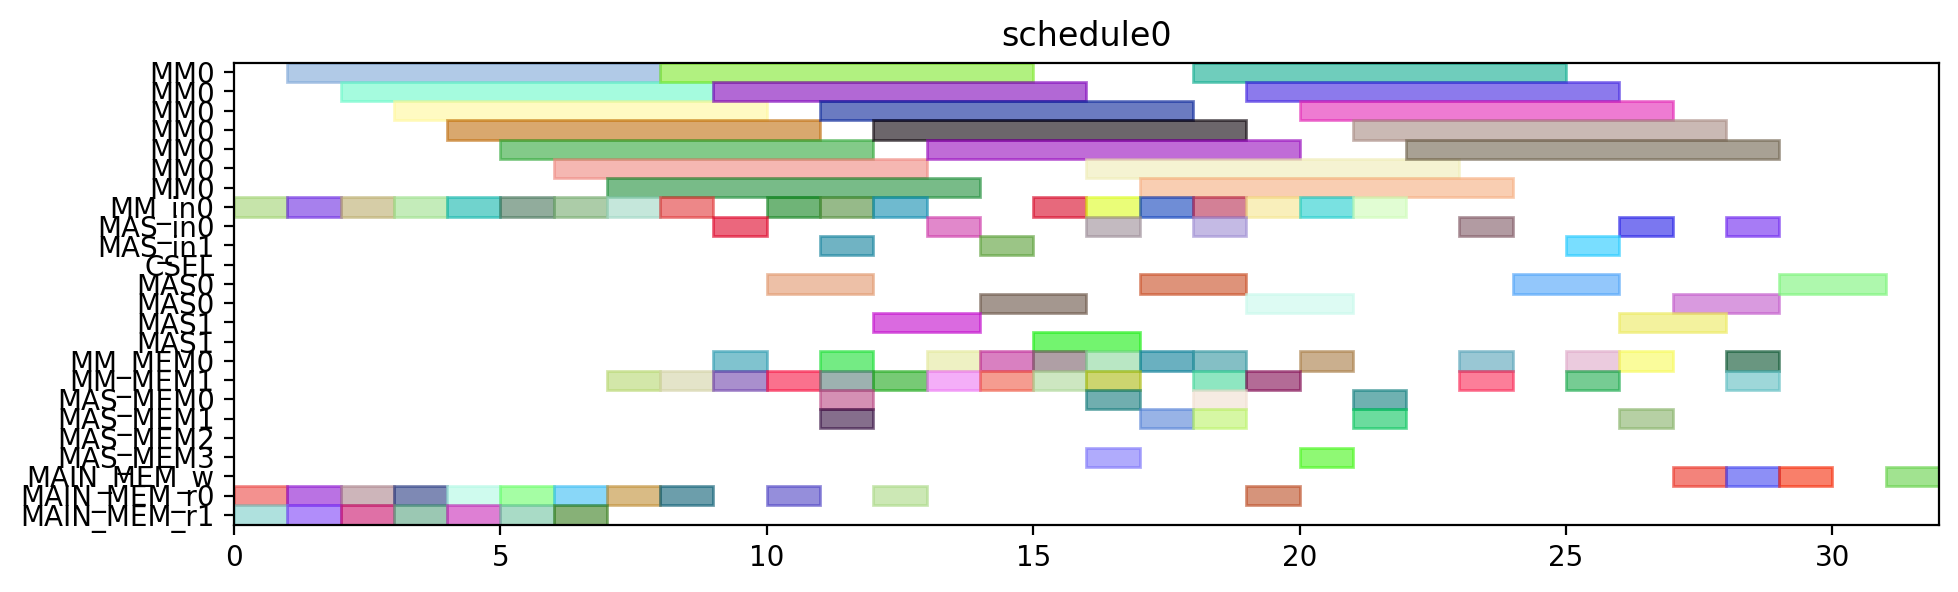

Here is the Python script that generated this plot:
from pyschedule import Scenario, solvers, plotters, alt


def solve():
	horizon = 120
	S = Scenario("schedule0", horizon=horizon)

	# resource
	MM = S.Resources('MM', num=1, size=7)
	MM_in = S.Resources('MM_in', num=1)
	MAS_in = S.Resources('MAS_in', num=2)
	CSEL = S.Resource('CSEL')
	MAS = S.Resources('MAS', num=2, size=2, periods=range(1, horizon))
	MM_MEM = S.Resources('MM_MEM', num=2)
	MAS_MEM = S.Resources('MAS_MEM', num=4)
	MAIN_MEM_w = S.Resource('MAIN_MEM_w', size=1)
	MAIN_MEM_r = S.Resources('MAIN_MEM_r', num=2)

	# result of previous scheduling

	# new tasks
	T1 = S.Task('T1', length=7, delay_cost=1)
	T1 += alt(MM)
	T1_in = S.Task('T1_in', length=1, delay_cost=1)
	T1_in += alt(MM_in)
	S += T1_in*MM_in[0]<=T1*MM[0]
	T1_mem0 = S.Task('T1_mem0', length=1, delay_cost=1)
	T1_mem0 += MAIN_MEM_r[0]
	S += T1_mem0 <= T1

	T1_mem1 = S.Task('T1_mem1', length=1, delay_cost=1)
	T1_mem1 += MAIN_MEM_r[1]
	S += T1_mem1 <= T1

	T2 = S.Task('T2', length=7, delay_cost=1)
	T2 += alt(MM)
	T2_in = S.Task('T2_in', length=1, delay_cost=1)
	T2_in += alt(MM_in)
	S += T2_in*MM_in[0]<=T2*MM[0]
	T2_mem0 = S.Task('T2_mem0', length=1, delay_cost=1)
	T2_mem0 += MAIN_MEM_r[0]
	S += T2_mem0 <= T2

	T2_mem1 = S.Task('T2_mem1', length=1, delay_cost=1)
	T2_mem1 += MAIN_MEM_r[1]
	S += T2_mem1 <= T2

	T3 = S.Task('T3', length=7, delay_cost=1)
	T3 += alt(MM)
	T3_in = S.Task('T3_in', length=1, delay_cost=1)
	T3_in += alt(MM_in)
	S += T3_in*MM_in[0]<=T3*MM[0]
	T3_mem0 = S.Task('T3_mem0', length=1, delay_cost=1)
	T3_mem0 += MAIN_MEM_r[0]
	S += T3_mem0 <= T3

	T3_mem1 = S.Task('T3_mem1', length=1, delay_cost=1)
	T3_mem1 += MAIN_MEM_r[1]
	S += T3_mem1 <= T3

	T4 = S.Task('T4', length=7, delay_cost=1)
	T4 += alt(MM)
	T4_in = S.Task('T4_in', length=1, delay_cost=1)
	T4_in += alt(MM_in)
	S += T4_in*MM_in[0]<=T4*MM[0]
	T4_mem0 = S.Task('T4_mem0', length=1, delay_cost=1)
	T4_mem0 += MAIN_MEM_r[0]
	S += T4_mem0 <= T4

	T4_mem1 = S.Task('T4_mem1', length=1, delay_cost=1)
	T4_mem1 += MAIN_MEM_r[1]
	S += T4_mem1 <= T4

	T5 = S.Task('T5', length=7, delay_cost=1)
	T5 += alt(MM)
	T5_in = S.Task('T5_in', length=1, delay_cost=1)
	T5_in += alt(MM_in)
	S += T5_in*MM_in[0]<=T5*MM[0]
	T5_mem0 = S.Task('T5_mem0', length=1, delay_cost=1)
	T5_mem0 += MAIN_MEM_r[0]
	S += T5_mem0 <= T5

	T5_mem1 = S.Task('T5_mem1', length=1, delay_cost=1)
	T5_mem1 += MAIN_MEM_r[1]
	S += T5_mem1 <= T5

	T6 = S.Task('T6', length=7, delay_cost=1)
	T6 += alt(MM)
	T6_in = S.Task('T6_in', length=1, delay_cost=1)
	T6_in += alt(MM_in)
	S += T6_in*MM_in[0]<=T6*MM[0]
	T6_mem0 = S.Task('T6_mem0', length=1, delay_cost=1)
	T6_mem0 += MAIN_MEM_r[0]
	S += T6_mem0 <= T6

	T6_mem1 = S.Task('T6_mem1', length=1, delay_cost=1)
	T6_mem1 += MAIN_MEM_r[1]
	S += T6_mem1 <= T6

	T7 = S.Task('T7', length=7, delay_cost=1)
	T7 += alt(MM)
	T7_in = S.Task('T7_in', length=1, delay_cost=1)
	T7_in += alt(MM_in)
	S += T7_in*MM_in[0]<=T7*MM[0]
	T7_mem0 = S.Task('T7_mem0', length=1, delay_cost=1)
	T7_mem0 += MAIN_MEM_r[0]
	S += T7_mem0 <= T7

	T7_mem1 = S.Task('T7_mem1', length=1, delay_cost=1)
	T7_mem1 += MAIN_MEM_r[1]
	S += T7_mem1 <= T7

	T8 = S.Task('T8', length=7, delay_cost=1)
	T8 += alt(MM)
	T8_in = S.Task('T8_in', length=1, delay_cost=1)
	T8_in += alt(MM_in)
	S += T8_in*MM_in[0]<=T8*MM[0]
	T8_mem0 = S.Task('T8_mem0', length=1, delay_cost=1)
	T8_mem0 += MAIN_MEM_r[0]
	S += T8_mem0 <= T8

	T8_mem1 = S.Task('T8_mem1', length=1, delay_cost=1)
	T8_mem1 += alt(MM_MEM)
	S += (T1*MM[0])-1 < T8_mem1*MM_MEM[1]
	S += T8_mem1 <= T8

	T9 = S.Task('T9', length=7, delay_cost=1)
	T9 += alt(MM)
	T9_in = S.Task('T9_in', length=1, delay_cost=1)
	T9_in += alt(MM_in)
	S += T9_in*MM_in[0]<=T9*MM[0]
	T9_mem0 = S.Task('T9_mem0', length=1, delay_cost=1)
	T9_mem0 += MAIN_MEM_r[0]
	S += T9_mem0 <= T9

	T9_mem1 = S.Task('T9_mem1', length=1, delay_cost=1)
	T9_mem1 += alt(MM_MEM)
	S += (T1*MM[0])-1 < T9_mem1*MM_MEM[1]
	S += T9_mem1 <= T9

	T10 = S.Task('T10', length=7, delay_cost=1)
	T10 += alt(MM)
	T10_in = S.Task('T10_in', length=1, delay_cost=1)
	T10_in += alt(MM_in)
	S += T10_in*MM_in[0]<=T10*MM[0]
	T10_mem0 = S.Task('T10_mem0', length=1, delay_cost=1)
	T10_mem0 += MAIN_MEM_r[0]
	S += T10_mem0 <= T10

	T10_mem1 = S.Task('T10_mem1', length=1, delay_cost=1)
	T10_mem1 += alt(MM_MEM)
	S += (T3*MM[0])-1 < T10_mem1*MM_MEM[1]
	S += T10_mem1 <= T10

	T11 = S.Task('T11', length=7, delay_cost=1)
	T11 += alt(MM)
	T11_in = S.Task('T11_in', length=1, delay_cost=1)
	T11_in += alt(MM_in)
	S += T11_in*MM_in[0]<=T11*MM[0]
	T11_mem0 = S.Task('T11_mem0', length=1, delay_cost=1)
	T11_mem0 += MAIN_MEM_r[0]
	S += T11_mem0 <= T11

	T11_mem1 = S.Task('T11_mem1', length=1, delay_cost=1)
	T11_mem1 += alt(MM_MEM)
	S += (T3*MM[0])-1 < T11_mem1*MM_MEM[1]
	S += T11_mem1 <= T11

	T12 = S.Task('T12', length=2, delay_cost=1)
	T12 += alt(MAS)
	T12_in = S.Task('T12_in', length=1, delay_cost=1)
	T12_in += alt(MAS_in)
	S += T12_in*MAS_in[0]<=T12*MAS[0]

	S += T12_in*MAS_in[1]<=T12*MAS[1]

	T12_mem0 = S.Task('T12_mem0', length=1, delay_cost=1)
	T12_mem0 += alt(MM_MEM)
	S += (T4*MM[0])-1 < T12_mem0*MM_MEM[0]
	S += T12_mem0 <= T12

	T12_mem1 = S.Task('T12_mem1', length=1, delay_cost=1)
	T12_mem1 += alt(MM_MEM)
	S += (T2*MM[0])-1 < T12_mem1*MM_MEM[1]
	S += T12_mem1 <= T12

	T13 = S.Task('T13', length=2, delay_cost=1)
	T13 += alt(MAS)
	T13_in = S.Task('T13_in', length=1, delay_cost=1)
	T13_in += alt(MAS_in)
	S += T13_in*MAS_in[0]<=T13*MAS[0]

	S += T13_in*MAS_in[1]<=T13*MAS[1]

	T13_mem0 = S.Task('T13_mem0', length=1, delay_cost=1)
	T13_mem0 += alt(MM_MEM)
	S += (T4*MM[0])-1 < T13_mem0*MM_MEM[0]
	S += T13_mem0 <= T13

	T13_mem1 = S.Task('T13_mem1', length=1, delay_cost=1)
	T13_mem1 += alt(MM_MEM)
	S += (T2*MM[0])-1 < T13_mem1*MM_MEM[1]
	S += T13_mem1 <= T13

	T15 = S.Task('T15', length=2, delay_cost=1)
	T15 += alt(MAS)
	T15_in = S.Task('T15_in', length=1, delay_cost=1)
	T15_in += alt(MAS_in)
	S += T15_in*MAS_in[0]<=T15*MAS[0]

	S += T15_in*MAS_in[1]<=T15*MAS[1]

	T15_mem0 = S.Task('T15_mem0', length=1, delay_cost=1)
	T15_mem0 += alt(MM_MEM)
	S += (T7*MM[0])-1 < T15_mem0*MM_MEM[0]
	S += T15_mem0 <= T15

	T15_mem1 = S.Task('T15_mem1', length=1, delay_cost=1)
	T15_mem1 += alt(MM_MEM)
	S += (T7*MM[0])-1 < T15_mem1*MM_MEM[1]
	S += T15_mem1 <= T15

	T14 = S.Task('T14', length=7, delay_cost=1)
	T14 += alt(MM)
	T14_in = S.Task('T14_in', length=1, delay_cost=1)
	T14_in += alt(MM_in)
	S += T14_in*MM_in[0]<=T14*MM[0]
	T14_mem0 = S.Task('T14_mem0', length=1, delay_cost=1)
	T14_mem0 += alt(MAS_MEM)
	S += (T13*MAS[0])-1 < T14_mem0*MAS_MEM[0]
	S += (T13*MAS[1])-1 < T14_mem0*MAS_MEM[2]
	S += T14_mem0 <= T14

	T14_mem1 = S.Task('T14_mem1', length=1, delay_cost=1)
	T14_mem1 += alt(MAS_MEM)
	S += (T13*MAS[0])-1 < T14_mem1*MAS_MEM[1]
	S += (T13*MAS[1])-1 < T14_mem1*MAS_MEM[3]
	S += T14_mem1 <= T14

	T16 = S.Task('T16', length=7, delay_cost=1)
	T16 += alt(MM)
	T16_in = S.Task('T16_in', length=1, delay_cost=1)
	T16_in += alt(MM_in)
	S += T16_in*MM_in[0]<=T16*MM[0]
	T16_mem0 = S.Task('T16_mem0', length=1, delay_cost=1)
	T16_mem0 += alt(MM_MEM)
	S += (T1*MM[0])-1 < T16_mem0*MM_MEM[0]
	S += T16_mem0 <= T16

	T16_mem1 = S.Task('T16_mem1', length=1, delay_cost=1)
	T16_mem1 += alt(MM_MEM)
	S += (T8*MM[0])-1 < T16_mem1*MM_MEM[1]
	S += T16_mem1 <= T16

	T17 = S.Task('T17', length=7, delay_cost=1)
	T17 += alt(MM)
	T17_in = S.Task('T17_in', length=1, delay_cost=1)
	T17_in += alt(MM_in)
	S += T17_in*MM_in[0]<=T17*MM[0]
	T17_mem0 = S.Task('T17_mem0', length=1, delay_cost=1)
	T17_mem0 += alt(MM_MEM)
	S += (T8*MM[0])-1 < T17_mem0*MM_MEM[0]
	S += T17_mem0 <= T17

	T17_mem1 = S.Task('T17_mem1', length=1, delay_cost=1)
	T17_mem1 += alt(MAS_MEM)
	S += (T15*MAS[0])-1 < T17_mem1*MAS_MEM[1]
	S += (T15*MAS[1])-1 < T17_mem1*MAS_MEM[3]
	S += T17_mem1 <= T17

	T18 = S.Task('T18', length=2, delay_cost=1)
	T18 += alt(MAS)
	T18_in = S.Task('T18_in', length=1, delay_cost=1)
	T18_in += alt(MAS_in)
	S += T18_in*MAS_in[0]<=T18*MAS[0]

	S += T18_in*MAS_in[1]<=T18*MAS[1]

	T18_mem0 = S.Task('T18_mem0', length=1, delay_cost=1)
	T18_mem0 += alt(MM_MEM)
	S += (T5*MM[0])-1 < T18_mem0*MM_MEM[0]
	S += T18_mem0 <= T18

	T18_mem1 = S.Task('T18_mem1', length=1, delay_cost=1)
	T18_mem1 += alt(MM_MEM)
	S += (T9*MM[0])-1 < T18_mem1*MM_MEM[1]
	S += T18_mem1 <= T18

	T19 = S.Task('T19', length=2, delay_cost=1)
	T19 += alt(MAS)
	T19_in = S.Task('T19_in', length=1, delay_cost=1)
	T19_in += alt(MAS_in)
	S += T19_in*MAS_in[0]<=T19*MAS[0]

	S += T19_in*MAS_in[1]<=T19*MAS[1]

	T19_mem0 = S.Task('T19_mem0', length=1, delay_cost=1)
	T19_mem0 += alt(MM_MEM)
	S += (T5*MM[0])-1 < T19_mem0*MM_MEM[0]
	S += T19_mem0 <= T19

	T19_mem1 = S.Task('T19_mem1', length=1, delay_cost=1)
	T19_mem1 += alt(MM_MEM)
	S += (T9*MM[0])-1 < T19_mem1*MM_MEM[1]
	S += T19_mem1 <= T19

	T21 = S.Task('T21', length=2, delay_cost=1)
	T21 += alt(MAS)
	T21_in = S.Task('T21_in', length=1, delay_cost=1)
	T21_in += alt(MAS_in)
	S += T21_in*MAS_in[0]<=T21*MAS[0]

	S += T21_in*MAS_in[1]<=T21*MAS[1]

	T21_mem0 = S.Task('T21_mem0', length=1, delay_cost=1)
	T21_mem0 += alt(MM_MEM)
	S += (T6*MM[0])-1 < T21_mem0*MM_MEM[0]
	S += T21_mem0 <= T21

	T21_mem1 = S.Task('T21_mem1', length=1, delay_cost=1)
	T21_mem1 += alt(MM_MEM)
	S += (T10*MM[0])-1 < T21_mem1*MM_MEM[1]
	S += T21_mem1 <= T21

	T24 = S.Task('T24', length=7, delay_cost=1)
	T24 += alt(MM)
	T24_in = S.Task('T24_in', length=1, delay_cost=1)
	T24_in += alt(MM_in)
	S += T24_in*MM_in[0]<=T24*MM[0]
	T24_mem0 = S.Task('T24_mem0', length=1, delay_cost=1)
	T24_mem0 += alt(MM_MEM)
	S += (T11*MM[0])-1 < T24_mem0*MM_MEM[0]
	S += T24_mem0 <= T24

	T24_mem1 = S.Task('T24_mem1', length=1, delay_cost=1)
	T24_mem1 += alt(MAS_MEM)
	S += (T12*MAS[0])-1 < T24_mem1*MAS_MEM[1]
	S += (T12*MAS[1])-1 < T24_mem1*MAS_MEM[3]
	S += T24_mem1 <= T24

	T20 = S.Task('T20', length=7, delay_cost=1)
	T20 += alt(MM)
	T20_in = S.Task('T20_in', length=1, delay_cost=1)
	T20_in += alt(MM_in)
	S += T20_in*MM_in[0]<=T20*MM[0]
	T20_mem0 = S.Task('T20_mem0', length=1, delay_cost=1)
	T20_mem0 += alt(MAS_MEM)
	S += (T15*MAS[0])-1 < T20_mem0*MAS_MEM[0]
	S += (T15*MAS[1])-1 < T20_mem0*MAS_MEM[2]
	S += T20_mem0 <= T20

	T20_mem1 = S.Task('T20_mem1', length=1, delay_cost=1)
	T20_mem1 += alt(MAS_MEM)
	S += (T18*MAS[0])-1 < T20_mem1*MAS_MEM[1]
	S += (T18*MAS[1])-1 < T20_mem1*MAS_MEM[3]
	S += T20_mem1 <= T20

	T22 = S.Task('T22', length=7, delay_cost=1)
	T22 += alt(MM)
	T22_in = S.Task('T22_in', length=1, delay_cost=1)
	T22_in += alt(MM_in)
	S += T22_in*MM_in[0]<=T22*MM[0]
	T22_mem0 = S.Task('T22_mem0', length=1, delay_cost=1)
	T22_mem0 += alt(MAS_MEM)
	S += (T21*MAS[0])-1 < T22_mem0*MAS_MEM[0]
	S += (T21*MAS[1])-1 < T22_mem0*MAS_MEM[2]
	S += T22_mem0 <= T22

	T22_mem1 = S.Task('T22_mem1', length=1, delay_cost=1)
	T22_mem1 += alt(MAS_MEM)
	S += (T21*MAS[0])-1 < T22_mem1*MAS_MEM[1]
	S += (T21*MAS[1])-1 < T22_mem1*MAS_MEM[3]
	S += T22_mem1 <= T22

	T23 = S.Task('T23', length=7, delay_cost=1)
	T23 += alt(MM)
	T23_in = S.Task('T23_in', length=1, delay_cost=1)
	T23_in += alt(MM_in)
	S += T23_in*MM_in[0]<=T23*MM[0]
	T23_mem0 = S.Task('T23_mem0', length=1, delay_cost=1)
	T23_mem0 += alt(MAS_MEM)
	S += (T19*MAS[0])-1 < T23_mem0*MAS_MEM[0]
	S += (T19*MAS[1])-1 < T23_mem0*MAS_MEM[2]
	S += T23_mem0 <= T23

	T23_mem1 = S.Task('T23_mem1', length=1, delay_cost=1)
	T23_mem1 += alt(MAS_MEM)
	S += (T19*MAS[0])-1 < T23_mem1*MAS_MEM[1]
	S += (T19*MAS[1])-1 < T23_mem1*MAS_MEM[3]
	S += T23_mem1 <= T23

	Z2_new = S.Task('Z2_new', length=7, delay_cost=1)
	Z2_new += alt(MM)
	Z2_new_in = S.Task('Z2_new_in', length=1, delay_cost=1)
	Z2_new_in += alt(MM_in)
	S += Z2_new_in*MM_in[0]<=Z2_new*MM[0]
	S += 0<Z2_new

	Z2_new_w = S.Task('Z2_new_w', length=1, delay_cost=1)
	Z2_new_w += alt(MAIN_MEM_w)
	S += Z2_new <= Z2_new_w

	Z2_new_mem0 = S.Task('Z2_new_mem0', length=1, delay_cost=1)
	Z2_new_mem0 += MAIN_MEM_r[0]
	S += Z2_new_mem0 <= Z2_new

	Z2_new_mem1 = S.Task('Z2_new_mem1', length=1, delay_cost=1)
	Z2_new_mem1 += alt(MM_MEM)
	S += (T14*MM[0])-1 < Z2_new_mem1*MM_MEM[1]
	S += Z2_new_mem1 <= Z2_new

	T25 = S.Task('T25', length=2, delay_cost=1)
	T25 += alt(MAS)
	T25_in = S.Task('T25_in', length=1, delay_cost=1)
	T25_in += alt(MAS_in)
	S += T25_in*MAS_in[0]<=T25*MAS[0]

	S += T25_in*MAS_in[1]<=T25*MAS[1]

	T25_mem0 = S.Task('T25_mem0', length=1, delay_cost=1)
	T25_mem0 += alt(MM_MEM)
	S += (T20*MM[0])-1 < T25_mem0*MM_MEM[0]
	S += T25_mem0 <= T25

	T25_mem1 = S.Task('T25_mem1', length=1, delay_cost=1)
	T25_mem1 += alt(MM_MEM)
	S += (T20*MM[0])-1 < T25_mem1*MM_MEM[1]
	S += T25_mem1 <= T25

	X2_new = S.Task('X2_new', length=2, delay_cost=1)
	X2_new += alt(MAS)
	X2_new_in = S.Task('X2_new_in', length=1, delay_cost=1)
	X2_new_in += alt(MAS_in)
	S += X2_new_in*MAS_in[0]<=X2_new*MAS[0]

	S += X2_new_in*MAS_in[1]<=X2_new*MAS[1]

	S += 0<X2_new

	X2_new_w = S.Task('X2_new_w', length=1, delay_cost=1)
	X2_new_w += alt(MAIN_MEM_w)
	S += X2_new <= X2_new_w

	X2_new_mem0 = S.Task('X2_new_mem0', length=1, delay_cost=1)
	X2_new_mem0 += alt(MM_MEM)
	S += (T22*MM[0])-1 < X2_new_mem0*MM_MEM[0]
	S += X2_new_mem0 <= X2_new

	X2_new_mem1 = S.Task('X2_new_mem1', length=1, delay_cost=1)
	X2_new_mem1 += alt(MM_MEM)
	S += (T24*MM[0])-1 < X2_new_mem1*MM_MEM[1]
	S += X2_new_mem1 <= X2_new

	X1_new = S.Task('X1_new', length=2, delay_cost=1)
	X1_new += alt(MAS)
	X1_new_in = S.Task('X1_new_in', length=1, delay_cost=1)
	X1_new_in += alt(MAS_in)
	S += X1_new_in*MAS_in[0]<=X1_new*MAS[0]

	S += X1_new_in*MAS_in[1]<=X1_new*MAS[1]

	S += 0<X1_new

	X1_new_w = S.Task('X1_new_w', length=1, delay_cost=1)
	X1_new_w += alt(MAIN_MEM_w)
	S += X1_new <= X1_new_w

	X1_new_mem0 = S.Task('X1_new_mem0', length=1, delay_cost=1)
	X1_new_mem0 += alt(MM_MEM)
	S += (T23*MM[0])-1 < X1_new_mem0*MM_MEM[0]
	S += X1_new_mem0 <= X1_new

	X1_new_mem1 = S.Task('X1_new_mem1', length=1, delay_cost=1)
	X1_new_mem1 += alt(MM_MEM)
	S += (T17*MM[0])-1 < X1_new_mem1*MM_MEM[1]
	S += X1_new_mem1 <= X1_new

	Z1_new = S.Task('Z1_new', length=2, delay_cost=1)
	Z1_new += alt(MAS)
	Z1_new_in = S.Task('Z1_new_in', length=1, delay_cost=1)
	Z1_new_in += alt(MAS_in)
	S += Z1_new_in*MAS_in[0]<=Z1_new*MAS[0]

	S += Z1_new_in*MAS_in[1]<=Z1_new*MAS[1]

	S += 0<Z1_new

	Z1_new_w = S.Task('Z1_new_w', length=1, delay_cost=1)
	Z1_new_w += alt(MAIN_MEM_w)
	S += Z1_new <= Z1_new_w

	Z1_new_mem0 = S.Task('Z1_new_mem0', length=1, delay_cost=1)
	Z1_new_mem0 += alt(MM_MEM)
	S += (T16*MM[0])-1 < Z1_new_mem0*MM_MEM[0]
	S += Z1_new_mem0 <= Z1_new

	Z1_new_mem1 = S.Task('Z1_new_mem1', length=1, delay_cost=1)
	Z1_new_mem1 += alt(MAS_MEM)
	S += (T25*MAS[0])-1 < Z1_new_mem1*MAS_MEM[1]
	S += (T25*MAS[1])-1 < Z1_new_mem1*MAS_MEM[3]
	S += Z1_new_mem1 <= Z1_new

	solvers.mip.solve(S,msg=1,kind='CPLEX',ratio_gap=1.01)

	solution = [['hoge']*len(S.solution()[1]) for i in range(len(S.solution()))]
	for i in range(len(S.solution())):
		for j in range(len(S.solution()[i])):
			solution[i][j]=str(S.solution()[i][j])
	print(solution)

	cycles = int(solution[-1][3])

	pic_file_name = "/mnt/rose/usr1/fukuda/ABE/multiRAM_multiMAS_16mux/scheduling_result/stage7MM1_stage2MAS2/EP_LADDERMUL/schedule0.png"
	if(S.solution() != []):
		plotters.matplotlib.plot(S,img_filename=pic_file_name, show_task_labels=False, fig_size=(cycles*0.25+3, 3))

	return solution
